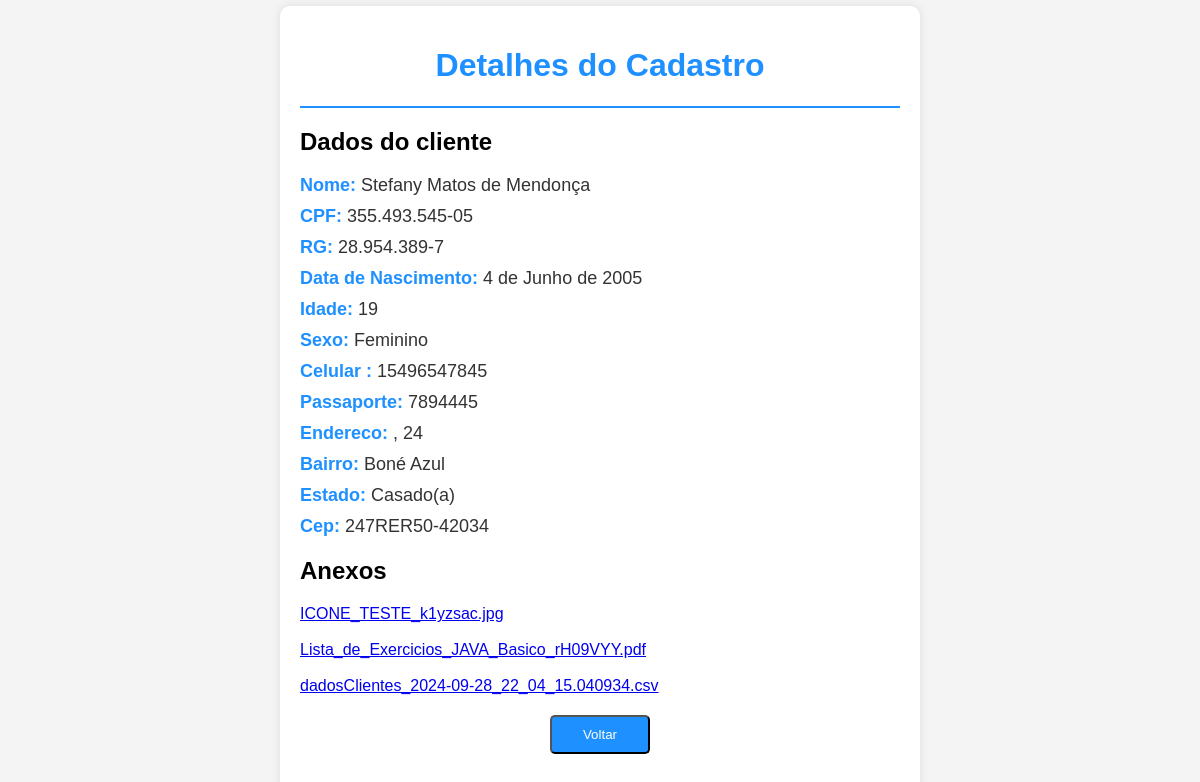
/Funcionario/buscar-cliente/dados/-1, run on the app's committed database.
### homeAdmin/models.py (models this page shows, shortened)
class CadCliente(models.Model):
    nome = models.CharField(
        max_length=100,
        null=False,
        verbose_name="Nome",
        help_text="Digite o nome aqui.",
    )
    celular = models.CharField(
        max_length=15,
        null=False,
        verbose_name="Celular",
        help_text="Digite seu Telefone aqui. como no exemplo: (21) 9xxxx-xxxx",
    )
    sexo_tipo = (("M", "Masculino"), ("F", "Feminino"))
    sexo = models.CharField(max_length=1, choices=sexo_tipo, verbose_name="Sexo")
    data_nascimento = models.DateField(
        verbose_name="Data de nascimento", help_text="Data de nascimento"
    )
    endereco = models.CharField(
        max_length=200,
        null=True,
        verbose_name="Endereço",
        help_text="Digite a endereço aqui.",
        blank=True
    )
    bairro = models.CharField(
        max_length=100,
        null=True,
        verbose_name="Bairro ",
        help_text="Digite a bairro aqui.",
        blank=True
    )
    estado = models.CharField(
        max_length=100,
        null=True,
        verbose_name="Estado",
        help_text="Digite a estado aqui.",
        blank=True
    )
    cep = models.CharField(
        max_length=14,
        null=True,
        blank=True,
        verbose_name="cep",
        help_text="Digite o cep aqui.",
    )
    def idade(self):
        if self.data_nascimento:
            hoje = date.today()
            resto = hoje.month - self.data_nascimento.month
            idade = ((hoje.year - self.data_nascimento.year) * 12 + resto) / 12
            idade = floor(idade)
            return idade
        else:
            return None
    rg = models.CharField(max_length=20, verbose_name="RG", null=False)
    cpf = models.CharField(
        max_length=14,
        unique=True,
        null=False,
        verbose_name="CPF",
        help_text="Digite o CPF aqui modelo: 000.000.000-00",
    )
    num_passaporte = models.CharField(
        max_length=20, verbose_name="Número de passaporte", null=True, unique=True, blank=True
    )
    finished_at = models.DateField(null=True, verbose_name="Data finalizado")
    anexo1 = models.FileField(
        upload_to='anexos/',  # Define o diretório onde os arquivos serão armazenados
        null=True,
        blank=True,
        verbose_name="Anexo",
        help_text="Envie um arquivo relacionado ao cliente."
    )
    anexo2 = models.FileField(
        upload_to='anexos/',  # Define o diretório onde os arquivos serão armazenados
        null=True,
        blank=True,
        verbose_name="Anexo",
        help_text="Envie um arquivo relacionado ao cliente."
    )
    anexo3 = models.FileField(
        upload_to='anexos/',  # Define o diretório onde os arquivos serão armazenados
        null=True,
        blank=True,
        verbose_name="Anexo",
        help_text="Envie um arquivo relacionado ao cliente."
    )
    def get_anexo1_nome(self):
        import os
        return os.path.basename(self.anexo1.name) if self.anexo1 else None
    def get_anexo2_nome(self):
        import os
        return os.path.basename(self.anexo2.name) if self.anexo2 else None
    def get_anexo3_nome(self):
        import os
        return os.path.basename(self.anexo3.name) if self.anexo3 else None

### homeFuncionario/views.py (the view)
class DadosCadastrosClienteFuncionario(ListView):
    model = CadastroEspelho
    template_name = "formsClienteFuncionario/buscasCliente/dadosClienteFuncionario.html"
    def get_queryset(self):
        dados_id = self.kwargs.get("dados_id")
        return CadastroEspelho.objects.filter(id=dados_id)
    def get_context_data(self, **kwargs):
        context = super().get_context_data(**kwargs)
        context["title"] = "Detalhes do Cadastro"
        return context

### homeFuncionario/templates/formsClienteFuncionario/buscasCliente/dadosClienteFuncionario.html (shortened to what this page needs)
{% load static %}
<!DOCTYPE html>
<html lang="en">
<head>
    <link href="{% static 'estilos/dados_print.css' %}" rel="stylesheet" type="text/css"/>
</head>
<body>
{% for cadastro in object_list %}
      <div class="dados_cliente">
        <h1>Detalhes do Cadastro</h1>
         <hr/>
        <div class="apenasp_cliente">
          <h2>Dados do cliente</h2>
               <p><strong>Nome: </strong> {{ cadastro.nome }}</p>
        <p><strong>CPF: </strong> {{ cadastro.cpf }}</p>
        <p><strong>RG: </strong> {{ cadastro.rg }}</p>
        <p><strong>Data de Nascimento: </strong> {{ cadastro.data_nascimento }}</p>
        <p><strong>Idade: </strong> {{ cadastro.idade }}</p>
        <p><strong>Sexo: </strong> {{ cadastro.get_sexo_display  }}</p>
        <p><strong>Celular : </strong> {{ cadastro.celular }}</p>
       {% if cadastro.num_passaporte %}
             <p><strong>Passaporte: </strong> {{ cadastro.num_passaporte }}</p>
        {% endif %}
         {% if cadastro.endereco %}
            <p><strong>Endereco: </strong> {{ cadastro.endereco }}</p>
         {% endif %}
         {% if cadastro.bairro %}
            <p><strong>Bairro: </strong> {{ cadastro.bairro }}</p>
         {% endif %}
        {% if cadastro.estado %}
            <p><strong>Estado: </strong> {{ cadastro.estado }}</p>
        {% endif %}
       {% if cadastro.cep %}
            <p><strong>Cep: </strong> {{ cadastro.cep }}</p>
       {% endif %}
         <h2>Anexos</h2>
  {% if cadastro.anexo1 or cadastro.anexo2 or cadastro.anexo3 %}
    {% if cadastro.anexo1 %}
        <a href="{{ cadastro.anexo1.url }}" target="_blank">{{ cadastro.get_anexo1_nome }}</a>
    {% endif %}
      <br><br>
      {% if cadastro.anexo2 %}
        <a href="{{ cadastro.anexo2.url }}" target="_blank">{{ cadastro.get_anexo2_nome }}</a>
      {% endif %}
<br><br>
     {% if cadastro.anexo3 %}
        <a href="{{ cadastro.anexo3.url }}" target="_blank">{{ cadastro.get_anexo3_nome }}</a>
    {% endif %}
  {% else %}
        <p>Não há anexos disponíveis.</p>
{% endif %}
        </div>
    <button class="btnvoltar"><a href="{% url 'FuncionarioListagemCliente' %}">Voltar</a></button>
{% endfor %}
</body>
</html>

### static/estilos/dados_print.css (style rules this page uses)
body { font-family: Arial, sans-serif; background-color: #f4f4f4; margin: 0; padding: 0; display: flex; justify-content: center; align-items: center; height: 100vh; }
.dados_cliente { background: white; padding: 20px; box-shadow: 0px 0px 10px rgba(0, 0, 0, 0.1); border-radius: 10px; width: 80%; max-width: 600px; margin: 20px auto; }
h1 { text-align: center; color: #1E90FF; }
.apenasp_cliente p { font-size: 18px; color: #333; margin: 10px 0; }
.apenasp_cliente p strong { color: #1E90FF; }
hr { border: 1px solid #1E90FF; margin-bottom: 20px; }
.btnvoltar { display: block; width: 100px; margin: 20px auto; padding: 10px; background-color: #1E90FF; color: white; text-align: center; border-radius: 5px; text-decoration: none; }
.btnvoltar a { color: white; text-decoration: none; }

### data on the page
CadCliente: nome "Stefany Matos de Mendonça", cpf "355.493.545-05", rg "28.954.389-7", data_nascimento "4 de Junho de 2005", idade "19", sexo "Feminino", celular "15496547845", num_passaporte "7894445", endereco ", 24", bairro "Boné Azul", estado "Casado(a)", cep "247RER50-42034", get_anexo1_nome "ICONE_TESTE_k1yzsac.jpg", get_anexo2_nome "Lista_de_Exercicios_JAVA_Basico_rH09VYY.pdf", get_anexo3_nome "dadosClientes_2024-09-28_22_04_15.040934.csv"
